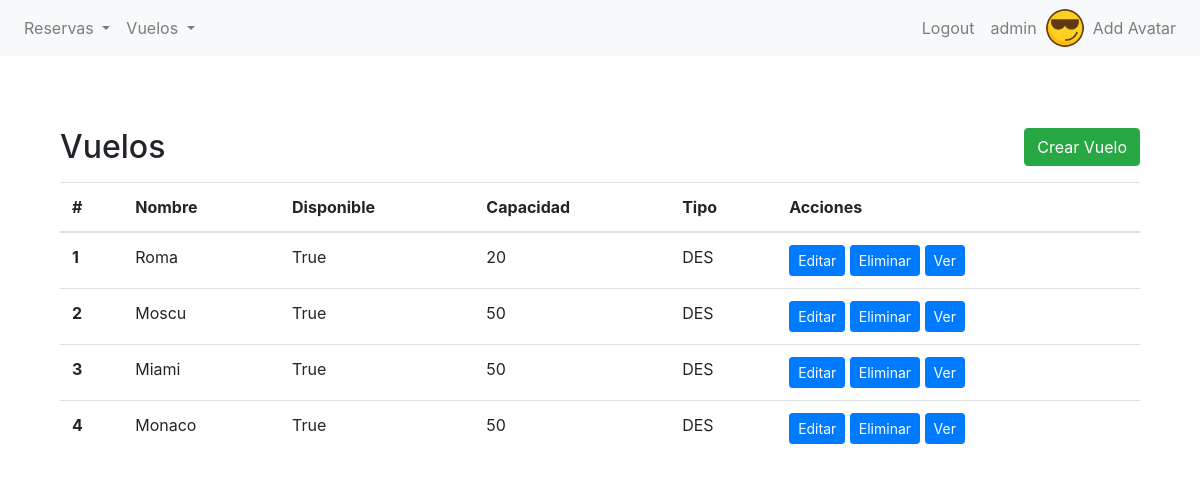
The page /gear/vuelo/list/ (signed in) on the database as committed earlier.
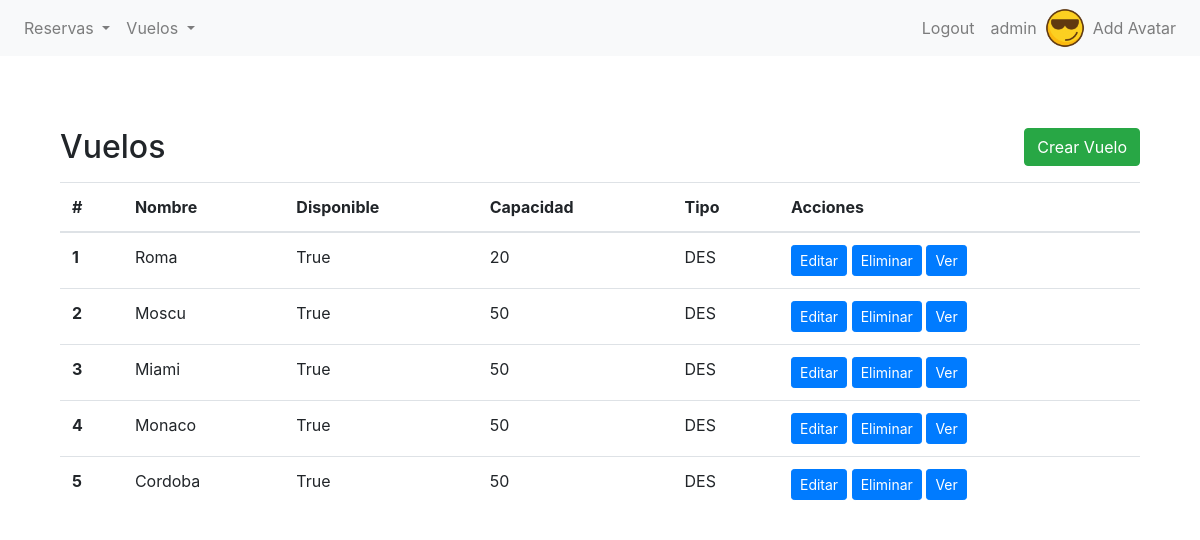
The same page on the database as committed later.
### gear/models.py (models this page shows, shortened)
class Vuelo(models.Model):
    class Tipo(models.TextChoices):
        DESTINO = 'DES' , 'Destino'
        AEROPUERTO = 'AE', 'Aeropuerto'
        SALA_DE_EMBARQUE = 'EMB', 'Sala de Embarque'
        ESCALA = 'ESC', 'Escala'
    nombre = models.CharField(max_length=40)
    capacidad = models.IntegerField()
    disponible = models.BooleanField(default=True)  # Puedes definir un valor predeterminado si lo deseas
    tipo = models.CharField(
        max_length=3,
        choices=Tipo.choices,
        default=Tipo.DESTINO,
    )

### gear/views.py (the view)
# urls.py: path("vuelo/list/", VueloListView.as_view(), name="vuelo-list"),
class VueloListView(LoginRequiredMixin, ListView):
    model = Vuelo
    template_name = "gear/vbc/vuelo_list.html"
    context_object_name = "HAWAII"

### gear/templates/gear/vbc/vuelo_list.html (shortened to what this page needs)
{% extends 'gear/base.html' %}
{% block content %}
<section class="py-5">
    <div class="container">
        <div class="d-flex justify-content-between align-items-center mb-3">
            <h2 class="mb-0">Vuelos</h2>
            <a href="{% url 'vuelo-create' %}" class="btn btn-success">Crear Vuelo</a>
        </div>
        <table class="table">
            <thead>
                <tr>
                    <th scope="col">#</th>
                    <th scope="col">Nombre</th>
                    <th scope="col">Disponible</th>
                    <th scope="col">Capacidad</th>
                    <th scope="col">Tipo</th>
                    <th scope="col">Acciones</th>
                </tr>
            </thead>
            <tbody>
                {% if HAWAII %}
                {% for vuelo in HAWAII %}
                <tr>
                    <th scope="row">{{ forloop.counter }}</th>
                    <td>{{ vuelo.nombre }}</td>
                    <td>{{ vuelo.disponible }}</td>
                    <td>{{ vuelo.capacidad }}</td>
                    <td>{{ vuelo.tipo }}</td>
                    <td>
                        <a href="{% url 'vuelo-update' vuelo.id %}" class="btn btn-primary btn-sm">Editar</a>
                        <a href="{% url 'vuelo-delete' vuelo.id %}" class="btn btn-primary btn-sm">Eliminar</a>
                        <a href="{% url 'vuelo-detail' vuelo.id %}" class="btn btn-primary btn-sm">Ver</a>
                    </td>
                </tr>
                {% endfor %}
                {% else %}
                <tr>
                    <td colspan="7">No hay Vuelos.</td>
                </tr>
                {% endif %}
            </tbody>
        </table>
    </div>
</section>
{% endblock %}

Rows that differ between the two databases and show on the page:
added Vuelo: nombre "Cordoba", disponible "True", capacidad "50", tipo "DES"
